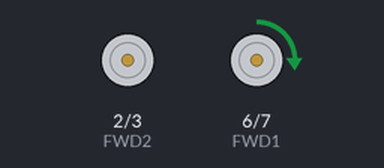
The sketch below on a simulated Arduino Uno, built with avr-gcc and run on an emulated ATmega328P. Parts: motor-driver pin pairs drawn as motors (green arrow = first pin HIGH = forward, orange = second pin HIGH = backward, longer = more drive).

Above: at 2.02 s.
At 4.82 s:
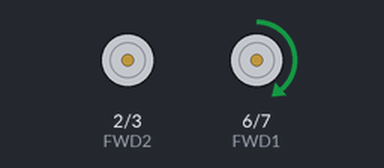
At 7.62 s:
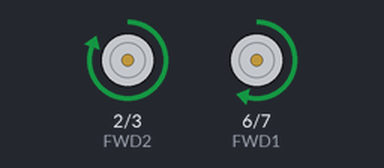
At 13.2 s:
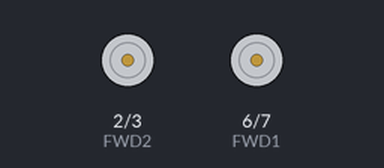
Timing chart, 0 to 17.9 s (numbered marks = the images above):
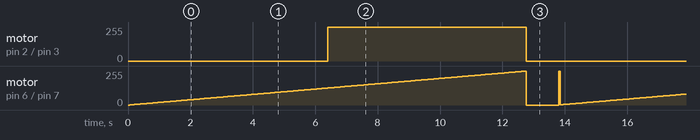

The sketch:

arduinoScript1.ino
```cpp
// THE TIRES OF THE ARDUINO
const int REV1 = 7;
const int FWD1 = 6;
const int REV2 = 3;
const int FWD2 = 2;

void setup() {
  // put your setup code here, to run once:
  pinMode(REV1, OUTPUT);
  pinMode(FWD1, OUTPUT);
  pinMode(REV2, OUTPUT);
  pinMode(FWD2, OUTPUT);

}

void loop() {
  // put your main code here, to run repeatedly:
  for (int i = 0; i < 255; i++) {
    analogWrite(FWD1, i);
    analogWrite(FWD2, i);

    delay(50);
  }
  analogWrite(FWD1, 0);
  analogWrite(FWD2, 0);

  delay(1000);
}
```

Measured:
- by itself, motor on pin 2 (FWD2) / pin 3 (REV2): alternates forward 255/255 for 6.4 s and stopped for 7.4 s
- by itself, motor on pin 6 (FWD1) / pin 7 (REV1): moves between stopped and forward 254/255, repeating every 13.8 s
